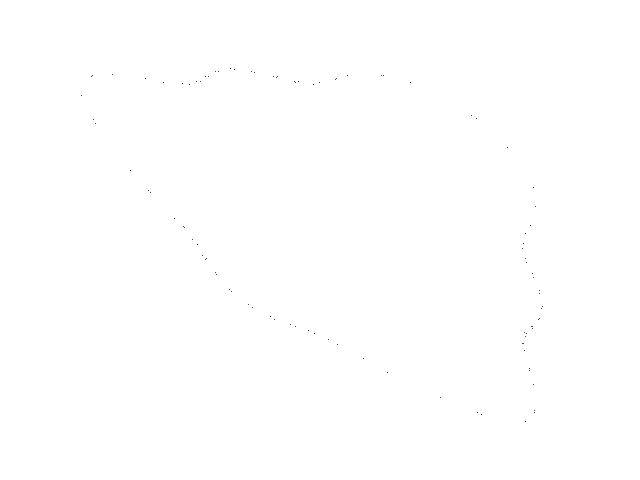
Frame 1 (no input)
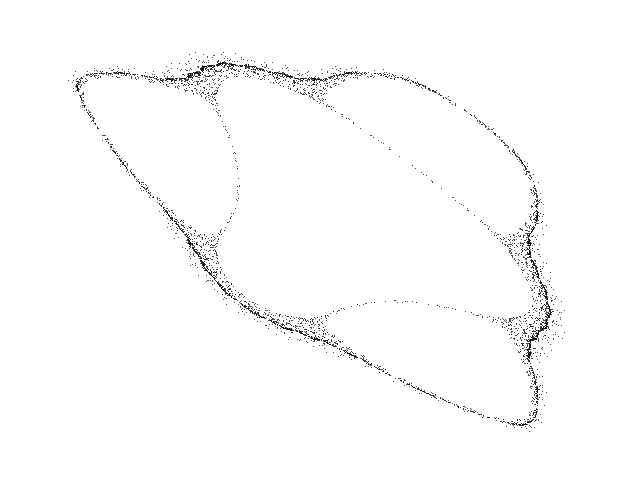
Frame 60 (the mouse pressed at the canvas centre just before this capture)
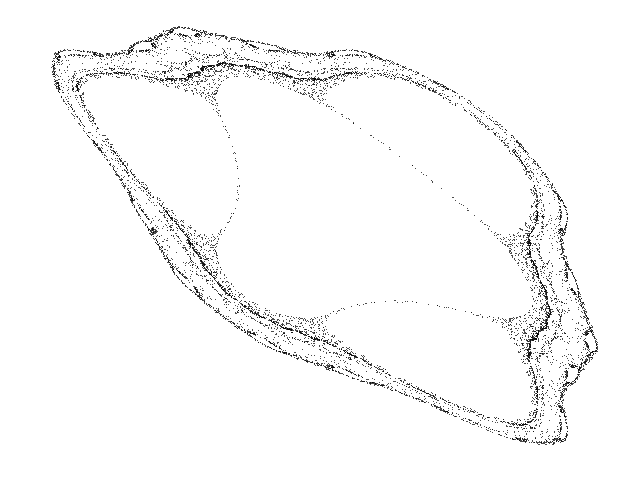
Frame 120 (the mouse held since frame 60 and released just before this capture)

The Processing sketch that drew these frames (run headless with seeded random() and noise(); from frame 60 on, the mouse is pressed at the canvas centre):

// Processing sketch: Hopalong
// ── Hopalong.pde
// Hopalong chaotic map //

  float x = 1.5;
  float y = 0.0;
  float a = 0.4;
  float b = 0.9;


void setup() {
  
  size(640, 480);
  background(255);
  
}

void draw() {
  
  for (int i=0;i<100;i++) {
    
    float nx = x;
    float ny = y;
        
    x = ny - nx * sqrt(abs(b * nx));
    y = a - nx;
  
    point(330+(136*x), 190+(104*y));
        
  }

}
